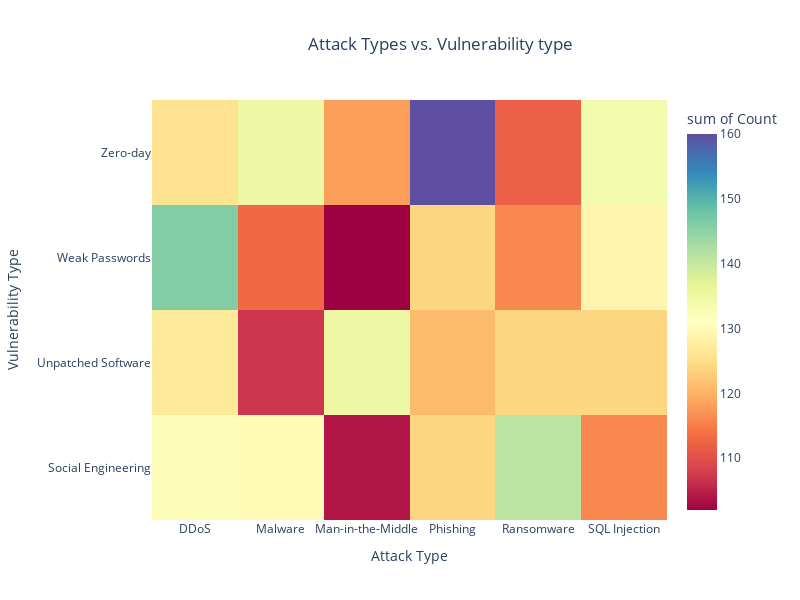

Notebook code cell kept with this figure:
### Code cell
heatmap_data = cyberAttacks.groupby(["Attack Type", "Security Vulnerability Type"]).size().reset_index(name="Count")
print(heatmap_data)

# Create heatmap
fig = px.density_heatmap(
    heatmap_data,
    x="Attack Type",
    y="Security Vulnerability Type",
    z="Count",
    color_continuous_scale="Spectral",
    title="Attack Types vs. Vulnerability type"
)

# Style the layout
fig.update_layout(
    title={'x': 0.55, 'xanchor': 'center'},
    xaxis_title="Attack Type",
    yaxis_title="Vulnerability Type",
    width=800,
    height=600
)

fig.show()

### Figure 1 — Plotly figure (JSON) as saved in the notebook; plotly's stock layout.template omitted (floating-point values rounded to 4 significant figures)
{"data": [{"coloraxis": "coloraxis", "histfunc": "sum", "hovertemplate": "Attack Type=%{x}<br>Security Vulnerability Type=%{y}<br>sum of Count=%{z}<extra></extra>", "name": "", "type": "histogram2d", "x": ["DDoS", "DDoS", "DDoS", "DDoS", "Malware", "Malware", "Malware", "Malware", "Man-in-the-Middle", "Man-in-the-Middle", "Man-in-the-Middle", "Man-in-the-Middle", "Phishing", "Phishing", "Phishing", "Phishing", "Ransomware", "Ransomware", "Ransomware", "Ransomware", "SQL Injection", "SQL Injection", "SQL Injection", "SQL Injection"], "xaxis": "x", "xbingroup": "x", "y": ["Social Engineering", "Unpatched Software", "Weak Passwords", "Zero-day", "Social Engineering", "Unpatched Software", "Weak Passwords", "Zero-day", "Social Engineering", "Unpatched Software", "Weak Passwords", "Zero-day", "Social Engineering", "Unpatched Software", "Weak Passwords", "Zero-day", "Social Engineering", "Unpatched Software", "Weak Passwords", "Zero-day", "Social Engineering", "Unpatched Software", "Weak Passwords", "Zero-day"], "yaxis": "y", "ybingroup": "y", "z": [132, 127, 146, 126, 130, 107, 113, 135, 104, 135, 102, 118, 124, 121, 124, 160, 141, 124, 116, 112, 116, 124, 129, 134]}], "layout": {"coloraxis": {"colorbar": {"title": {"text": "sum of Count"}}, "colorscale": [[0, "rgb(158,1,66)"], [0.1, "rgb(213,62,79)"], [0.2, "rgb(244,109,67)"], [0.3, "rgb(253,174,97)"], [0.4, "rgb(254,224,139)"], [0.5, "rgb(255,255,191)"], [0.6, "rgb(230,245,152)"], [0.7, "rgb(171,221,164)"], [0.8, "rgb(102,194,165)"], [0.9, "rgb(50,136,189)"], [1, "rgb(94,79,162)"]]}, "height": 600, "legend": {"tracegroupgap": 0}, "title": {"text": "Attack Types vs. Vulnerability type", "x": 0.55, "xanchor": "center"}, "width": 800, "xaxis": {"anchor": "y", "domain": [0, 1], "title": {"text": "Attack Type"}}, "yaxis": {"anchor": "x", "domain": [0, 1], "title": {"text": "Vulnerability Type"}}}}
